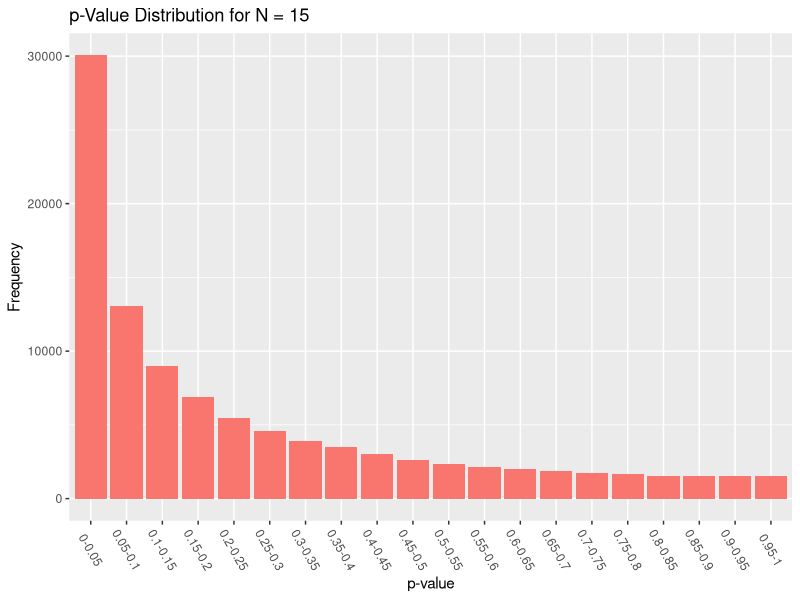
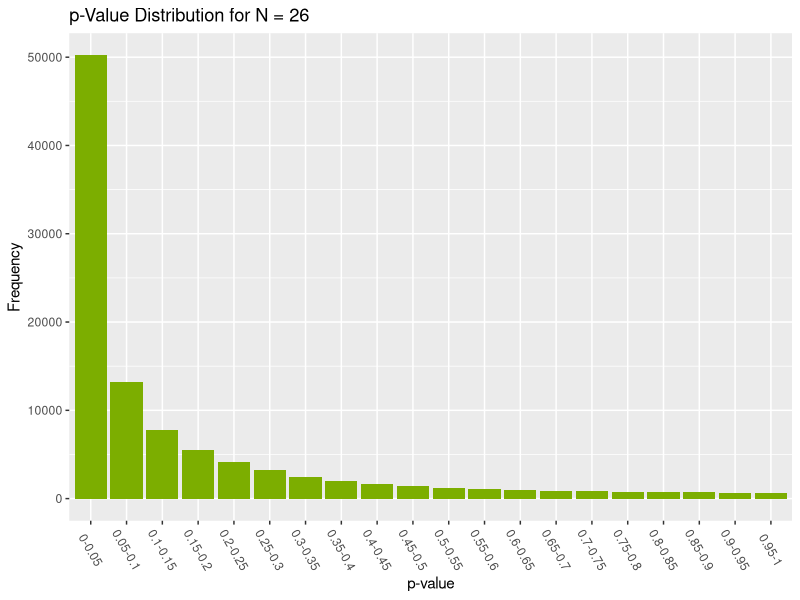
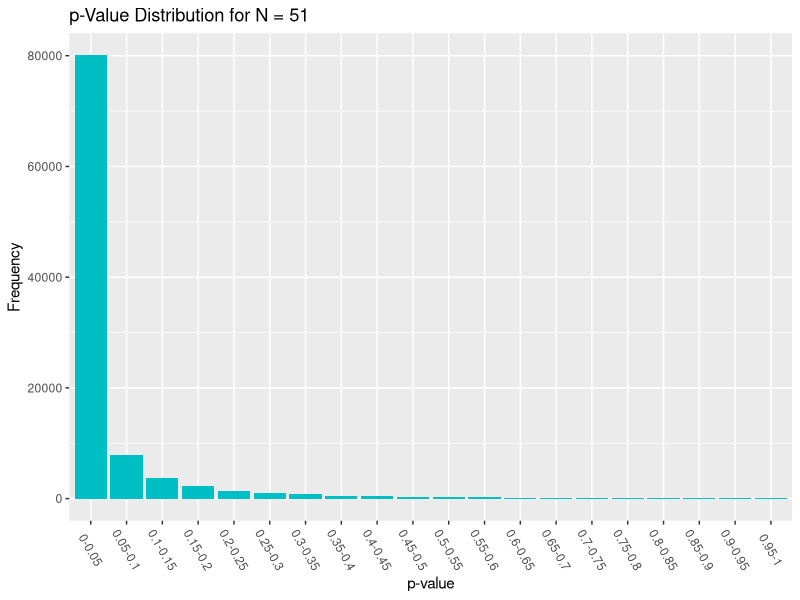
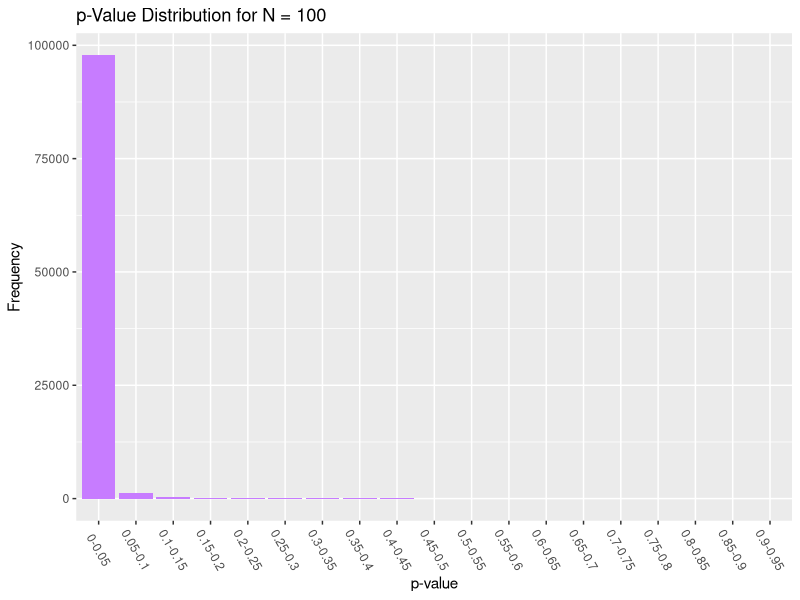
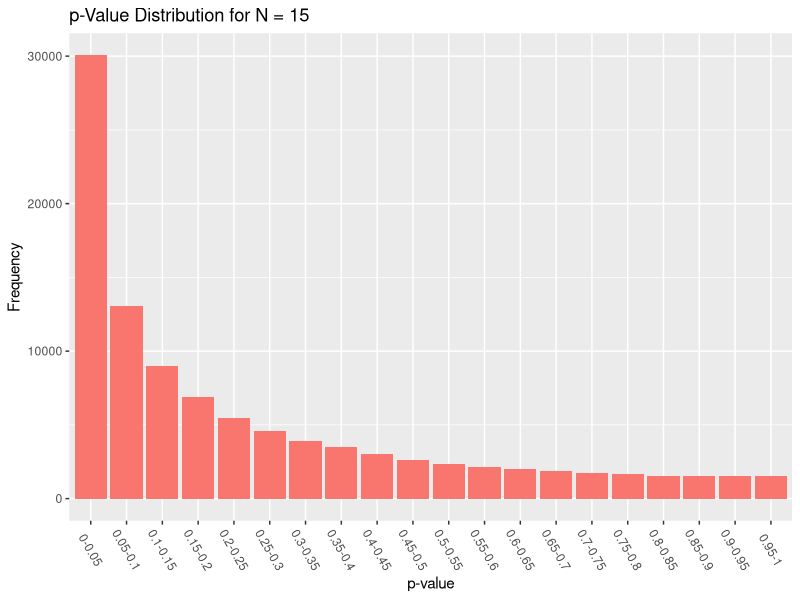
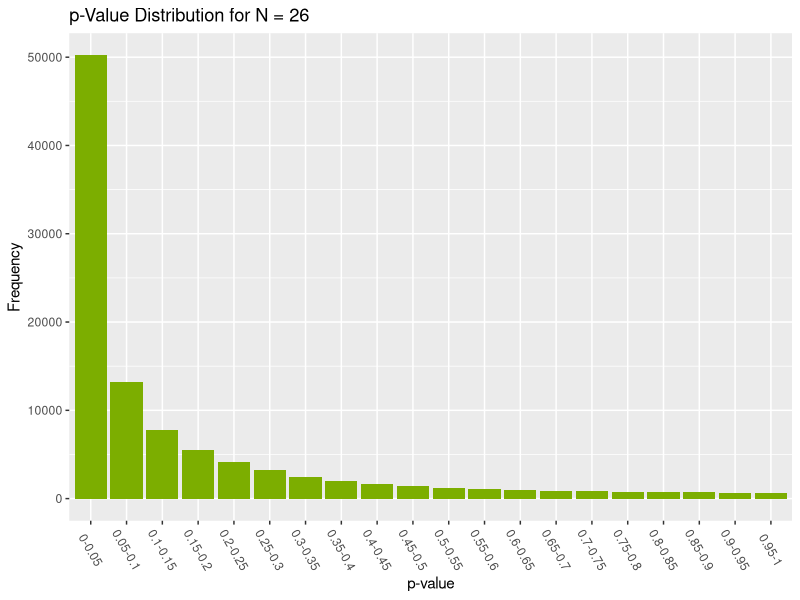
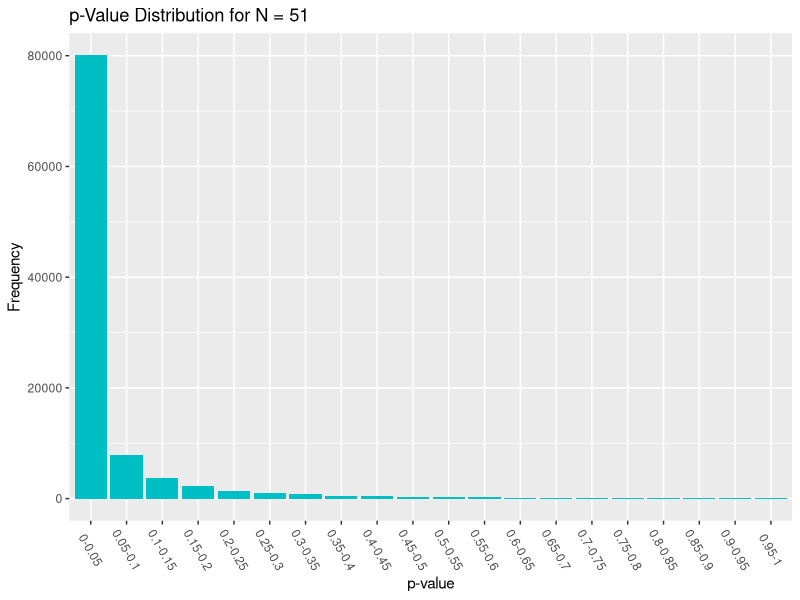
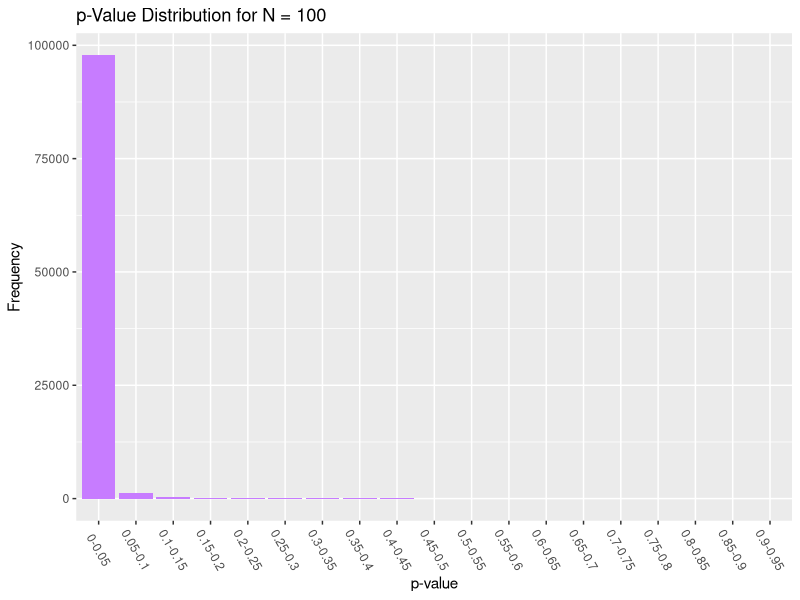

Reproduce these figures in R, in order.
##  WHICH P-VALUES CAN YOU EXPECT?  ##
# This file contains my further investigations and some plots

library(ggplot2)
library(data.table)
library(dplyr)
library(pwr)

gg_color_hue <- function(n) {
    hues = seq(15, 375, length = n + 1)
    hcl(h = hues, l = 65, c = 100)[1:n]
}

# Disable scientific notation
options(scipen=999)

# Number of simulations
num_sims <- 100000

true_mean <- 106
N_values <- c(15, 26, 51, 100)
sigma <- 15

# Initialize empty vector to store p-values
P <- matrix(0, nrow=num_sims, ncol=length(N_values))
colnames(P) <- paste0('n', N_values)

for (i in 1:num_sims) {
    for (j in seq_along(N_values)) {
        N <- N_values[j]
        
        x <- rnorm(n=N, mean=true_mean, sd=sigma)
        z <- t.test(x, mu=100)
        P[i, j] <- z$p.value
    }
}

data <- as.data.table(P)
colors <- gg_color_hue(n=4)

###########################
#  CREATE AND SAVE PLOTS  #
###########################

##  PLOT FOR N = 15  ##
p <- ggplot(data=select(data, value=n15), aes(x=cut(value, breaks=seq(0, 1, 0.05), labels=1:20))) + geom_bar(fill=colors[1])
p <- p + scale_x_discrete(
    name='p-value',
    breaks=1:20,
    labels=paste0(seq(0, 0.95, 0.05), '-', seq(0.05, 1, 0.05))
)
p <- p + scale_y_continuous(
    name='Frequency'
)
p <- p + theme(axis.text.x = element_text(angle=-60, vjust=0.5))
p <- p + ggtitle("p-Value Distribution for N = 15")
p

ggsave(filename='week-1/p_value_distn_15.png', plot=p)

##  PLOT FOR N = 26  ##
p <- ggplot(data=select(data, value=n26), aes(x=cut(value, breaks=seq(0, 1, 0.05), labels=1:20))) + geom_bar(fill=colors[2])
p <- p + scale_x_discrete(
    name='p-value',
    breaks=1:20,
    labels=paste0(seq(0, 0.95, 0.05), '-', seq(0.05, 1, 0.05))
)
p <- p + scale_y_continuous(
    name='Frequency'
)
p <- p + theme(axis.text.x = element_text(angle=-60, vjust=0.5))
p <- p + ggtitle("p-Value Distribution for N = 26")
p

ggsave(filename='week-1/p_value_distn_26.png', plot=p)

##  PLOT FOR N = 51  ##
p <- ggplot(data=select(data, value=n51), aes(x=cut(value, breaks=seq(0, 1, 0.05), labels=1:20))) + geom_bar(fill=colors[3])
p <- p + scale_x_discrete(
    name='p-value',
    breaks=1:20,
    labels=paste0(seq(0, 0.95, 0.05), '-', seq(0.05, 1, 0.05))
)
p <- p + scale_y_continuous(
    name='Frequency'
)
p <- p + theme(axis.text.x = element_text(angle=-60, vjust=0.5))
p <- p + ggtitle("p-Value Distribution for N = 51")
p

ggsave(filename='week-1/p_value_distn_51.png', plot=p)

##  PLOT FOR N + 100  ##
p <- ggplot(data=select(data, value=n100), aes(x=cut(value, breaks=seq(0, 1, 0.05), labels=1:20))) + geom_bar(fill=colors[4])
p <- p + scale_x_discrete(
    name='p-value',
    breaks=1:20,
    labels=paste0(seq(0, 0.95, 0.05), '-', seq(0.05, 1, 0.05))
)
p <- p + scale_y_continuous(
    name='Frequency'
)
p <- p + theme(axis.text.x = element_text(angle=-60, vjust=0.5))
p <- p + ggtitle("p-Value Distribution for N = 100")
p

ggsave(filename='week-1/p_value_distn_100.png', plot=p)
